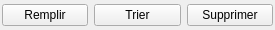
<?xml version="1.0" encoding="UTF-8"?>
<ui version="4.0">
 <class>StartingActions</class>
 <widget class="QWidget" name="StartingActions">
  <property name="geometry">
   <rect>
    <x>0</x>
    <y>0</y>
    <width>275</width>
    <height>30</height>
   </rect>
  </property>
  <property name="windowTitle">
   <string>Form</string>
  </property>
  <layout class="QVBoxLayout" name="verticalLayout">
   <property name="margin">
    <number>2</number>
   </property>
   <item>
    <layout class="QHBoxLayout" name="horizontalLayout">
     <item>
      <widget class="QPushButton" name="fill">
       <property name="text">
        <string>Remplir</string>
       </property>
      </widget>
     </item>
     <item>
      <widget class="QPushButton" name="sort">
       <property name="text">
        <string>Trier</string>
       </property>
      </widget>
     </item>
     <item>
      <widget class="QPushButton" name="remove">
       <property name="text">
        <string>Supprimer</string>
       </property>
      </widget>
     </item>
    </layout>
   </item>
  </layout>
 </widget>
 <resources/>
 <connections/>
</ui>
